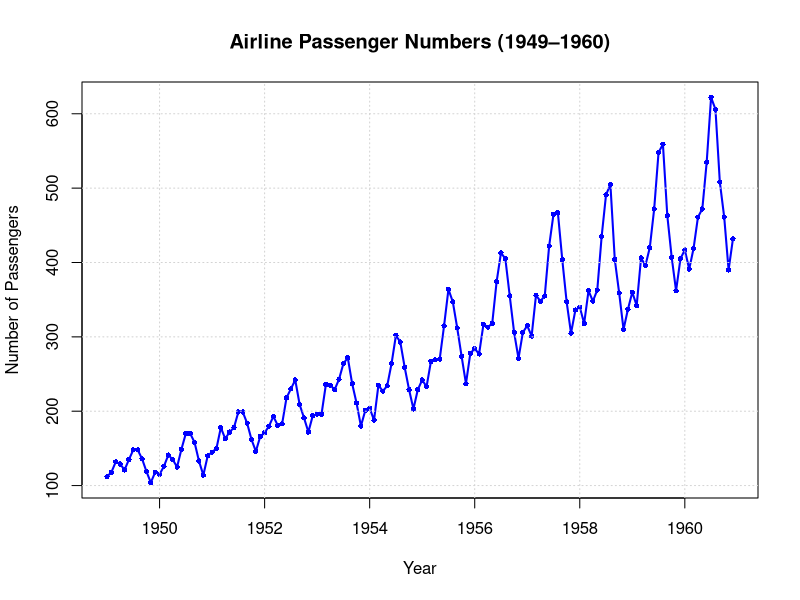

Source code (R):
# Load the built-in dataset
data("AirPassengers")

# Open plot window (use only on macOS/VSCode if plots don't show)
if (Sys.info()["sysname"] == "Darwin") quartz()

# Plot the time series
plot(AirPassengers,
     main = "Airline Passenger Numbers (1949–1960)",
     xlab = "Year",
     ylab = "Number of Passengers",
     col = "blue",
     type = "o",       # 'o' = overplotted lines and points
     pch = 16,         # solid circle for points
     lwd = 2,          # line width
     cex = 0.7)        # point size

# Add a grid for better readability
grid()